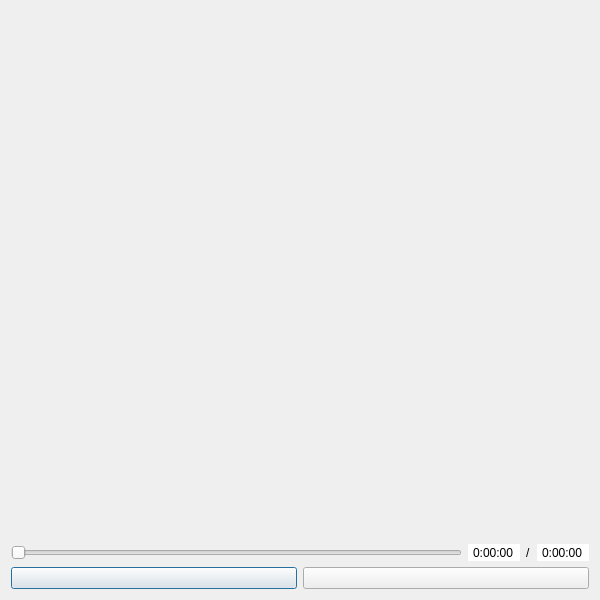
<?xml version="1.0" encoding="UTF-8"?>
<ui version="4.0">
 <class>Dialog</class>
 <widget class="QDialog" name="Dialog">
  <property name="geometry">
   <rect>
    <x>0</x>
    <y>0</y>
    <width>600</width>
    <height>600</height>
   </rect>
  </property>
  <property name="windowTitle">
   <string>Dialog</string>
  </property>
  <layout class="QGridLayout" name="gridLayout">
   <item row="0" column="0">
    <widget class="QFrame" name="frame">
     <property name="frameShape">
      <enum>QFrame::Shape::NoFrame</enum>
     </property>
     <property name="frameShadow">
      <enum>QFrame::Shadow::Raised</enum>
     </property>
     <layout class="QGridLayout" name="gridLayout_2">
      <property name="leftMargin">
       <number>0</number>
      </property>
      <property name="topMargin">
       <number>0</number>
      </property>
      <property name="rightMargin">
       <number>0</number>
      </property>
      <property name="bottomMargin">
       <number>0</number>
      </property>
      <item row="4" column="0">
       <widget class="QPushButton" name="pbtn_play">
        <property name="text">
         <string/>
        </property>
        <property name="icon">
         <iconset resource="resources.qrc">
          <normaloff>:/lib/ui/icons/feather/play.svg</normaloff>:/lib/ui/icons/feather/play.svg</iconset>
        </property>
       </widget>
      </item>
      <item row="0" column="0" colspan="2">
       <widget class="QStackedWidget" name="stacked_widget_video"/>
      </item>
      <item row="4" column="1">
       <widget class="QPushButton" name="pbtn_pause">
        <property name="text">
         <string/>
        </property>
        <property name="icon">
         <iconset resource="resources.qrc">
          <normaloff>:/lib/ui/icons/feather/pause.svg</normaloff>:/lib/ui/icons/feather/pause.svg</iconset>
        </property>
       </widget>
      </item>
      <item row="2" column="0" colspan="2">
       <widget class="QFrame" name="frame_2">
        <property name="frameShape">
         <enum>QFrame::Shape::NoFrame</enum>
        </property>
        <property name="frameShadow">
         <enum>QFrame::Shadow::Raised</enum>
        </property>
        <layout class="QGridLayout" name="gridLayout_3">
         <property name="leftMargin">
          <number>0</number>
         </property>
         <property name="topMargin">
          <number>0</number>
         </property>
         <property name="rightMargin">
          <number>0</number>
         </property>
         <property name="bottomMargin">
          <number>0</number>
         </property>
         <item row="0" column="0">
          <widget class="QSlider" name="slider_play">
           <property name="orientation">
            <enum>Qt::Orientation::Horizontal</enum>
           </property>
          </widget>
         </item>
         <item row="0" column="1">
          <widget class="QTimeEdit" name="time_play">
           <property name="frame">
            <bool>false</bool>
           </property>
           <property name="alignment">
            <set>Qt::AlignmentFlag::AlignCenter</set>
           </property>
           <property name="readOnly">
            <bool>true</bool>
           </property>
           <property name="buttonSymbols">
            <enum>QAbstractSpinBox::ButtonSymbols::NoButtons</enum>
           </property>
           <property name="accelerated">
            <bool>false</bool>
           </property>
           <property name="displayFormat">
            <string>H:mm:ss</string>
           </property>
          </widget>
         </item>
         <item row="0" column="3">
          <widget class="QTimeEdit" name="time_duration">
           <property name="frame">
            <bool>false</bool>
           </property>
           <property name="alignment">
            <set>Qt::AlignmentFlag::AlignCenter</set>
           </property>
           <property name="readOnly">
            <bool>true</bool>
           </property>
           <property name="buttonSymbols">
            <enum>QAbstractSpinBox::ButtonSymbols::NoButtons</enum>
           </property>
           <property name="displayFormat">
            <string>H:mm:ss</string>
           </property>
           <property name="calendarPopup">
            <bool>false</bool>
           </property>
          </widget>
         </item>
         <item row="0" column="2">
          <widget class="QLabel" name="label">
           <property name="text">
            <string>/</string>
           </property>
          </widget>
         </item>
        </layout>
       </widget>
      </item>
     </layout>
    </widget>
   </item>
  </layout>
 </widget>
 <tabstops>
  <tabstop>pbtn_play</tabstop>
  <tabstop>pbtn_pause</tabstop>
  <tabstop>slider_play</tabstop>
  <tabstop>time_play</tabstop>
  <tabstop>time_duration</tabstop>
 </tabstops>
 <resources>
  <include location="resources.qrc"/>
 </resources>
 <connections/>
</ui>
